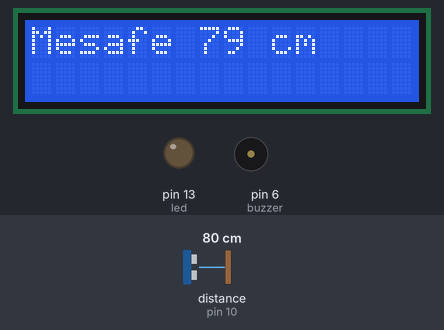
Simulated run of this sketch. Board: Arduino Uno, built with avr-gcc and run on an emulated ATmega328P. Parts: 16×2 character LCD, output pins drawn as LEDs (lit = HIGH), buzzer (waves = sounding). Wiring (inferred from the names in the program): ultrasonic range finder: trigger pin 9; echo pin 10. Inputs (shaded band) come from the test bench; at power-on: distance to the obstacle (sensor on pin 10) 80 cm. The echo pulse lasts 58.3 µs per cm; pins used as bus, display or sensor lines are not drawn.

Above: at 1.2 s.
1.3 s: distance to the obstacle (sensor on pin 10) set to 12 cm
At 2.8 s:
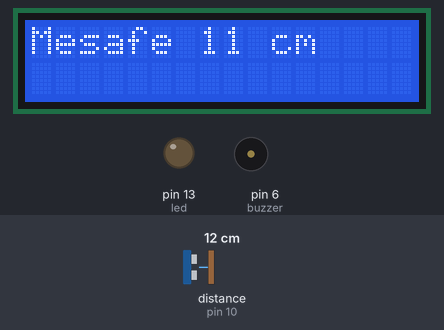
5.4 s: distance to the obstacle (sensor on pin 10) set to 9 cm
At 6.7 s:
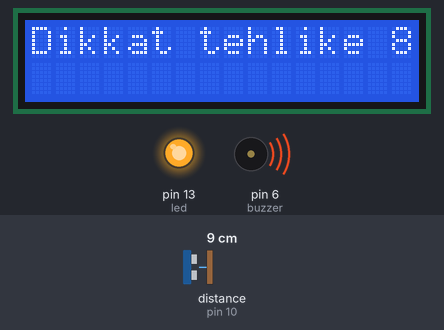
9.5 s: distance to the obstacle (sensor on pin 10) set to 2 cm
At 10.8 s:
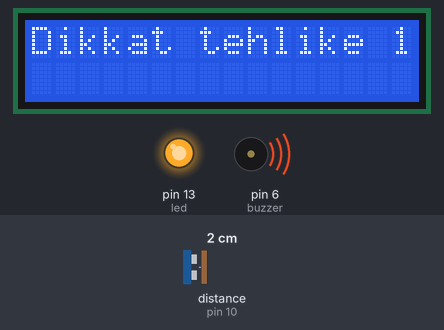
Timing chart, 0 to 12.5 s (numbered marks = the images above; inputs shaded):
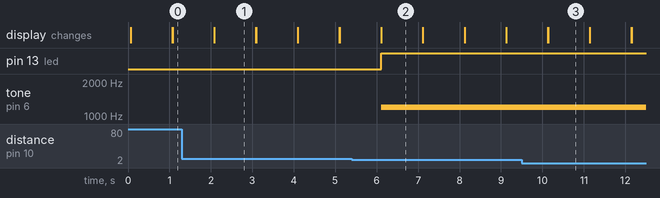

Measured:
- the behaviour switches between 11 and 10 cm on distance to the obstacle (sensor on pin 10) (found by bisection; images 1 and 2)
- after the input at 1.3 s, the display: first differs from a run without the input after 0.79 s (image 1)
- after the input at 5.4 s, pin 13 (led): LOW → HIGH after 0.71 s; tone on pin 6 (buzzer): silent → 1200 Hz after 0.71 s; the display: first differs from a run without the input after 0.71 s (image 2)
- after the input at 9.5 s, the display: first differs from a run without the input after 0.64 s (image 3)
- what the display in image 1 shows lasts 1.0 s, from 2.1 s to 3.1 s

The sketch:

Digital_metre_lcd_ekranla.ino
```cpp
#include <LiquidCrystal.h>
const int trig=9;
const int echo=10;

int sure;
int mesafe=0;

int led=13;
int buzzer=6;

LiquidCrystal lcd(12,11,5,4,3,2);

void setup() {
lcd.begin(16,2);
pinMode(9,OUTPUT);
pinMode(10,INPUT);
pinMode(13,OUTPUT);
pinMode(6,OUTPUT);


}

void loop() {
  // put your main code here, to run repeatedly:
digitalWrite(trig,HIGH);
delayMicroseconds(1000);
digitalWrite(trig,LOW);

sure=pulseIn(echo,HIGH);
mesafe=(sure/2)/29.1;

if(mesafe<10)
{
lcd.print("Dikkat tehlike ");
lcd.print(mesafe);
lcd.print(" cm");

digitalWrite(led,HIGH);
tone(buzzer,1200);
delay(1000);
digitalWrite(led,LOW);
noTone(buzzer);


lcd.clear();
}
else
{
lcd.print("Mesafe ");
lcd.print(mesafe);
lcd.print(" cm");
delay(1000);

lcd.clear();
}

}
```
